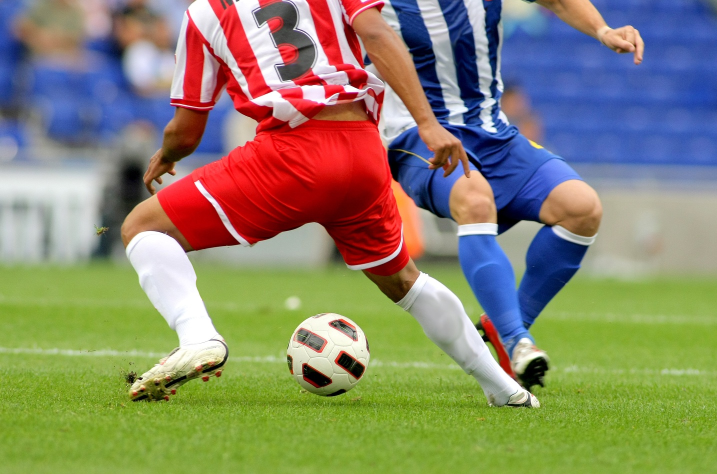
#> input picture sec03/soccer.jpg, 1434 x 948 px (shown at 1/2 size)
$ python '3-7컨볼루션적용가우시안스무딩과엠보싱-ex.py'
#> lines starting #> are read from the running program, lines starting #| are printed output that depends on the picture; after the words box and inside, x2 and y2 are one past the last pixel; in counts of white or black regions, pixels touching at a corner belong together
#연습문제 p116 4번

import cv2 as cv
import numpy as np

img=cv.imread('soccer.jpg')
#> img is the input picture: shape (948, 1434, 3); mean B, G, R 107.2, 133.3, 136.9
img=cv.resize(img, dsize=(0,0), fx=0.4, fy=0.4)
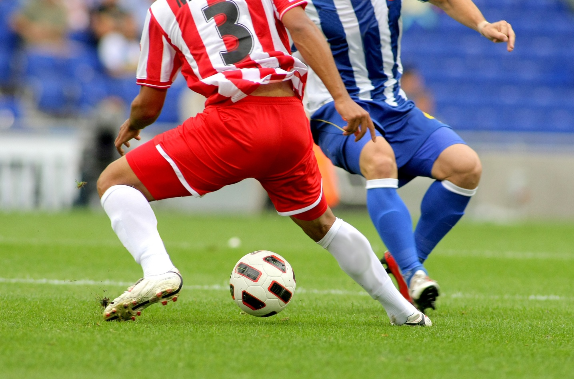
#> img: shape (379, 574, 3); mean B, G, R 107.2, 133.2, 136.8

gray=cv.cvtColor(img, cv.COLOR_BGR2GRAY)
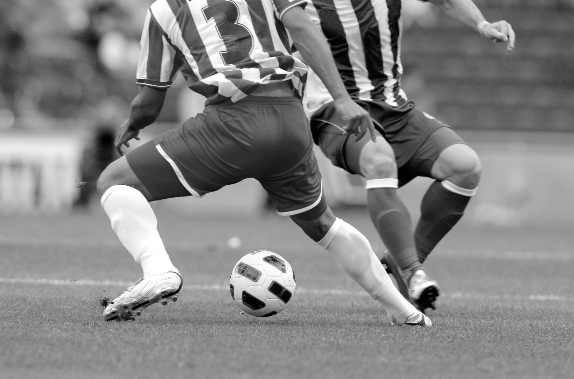
#> gray: shape (379, 574); min 0, max 255, mean 131.3
cv.putText(gray, 'soccer', (10,20), cv.FONT_HERSHEY_SIMPLEX, 0.7, (255,255,255), 2) #cv.putText(img, text, org, fontFace, fontScale, color)
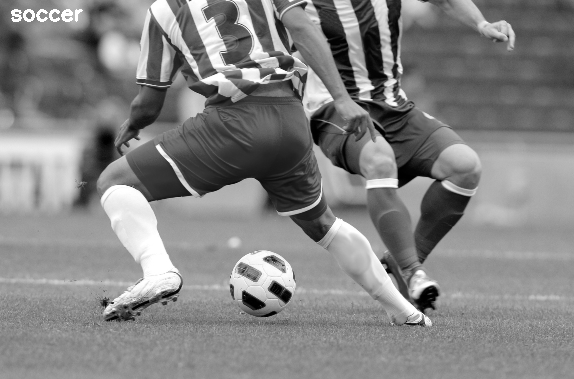
#> gray: shape (379, 574); 0.23% of pixels changed, all inside (x1, y1, x2, y2) = (11, 9, 83, 22)
cv.imshow('Original',gray)

#cv.GaussianBlur(src, ksize, sigmaX) - 영상, 필터의 크기, 표준편차 0.0으로 하면 필터크기를 보고 자동 추정
smooth=np.hstack((cv.GaussianBlur(gray, (5,5),0.0), cv.GaussianBlur(gray, (9,9),0.0), cv.GaussianBlur(gray, (15,15),0.0)))
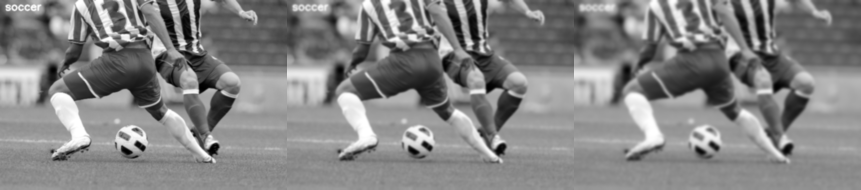
#> smooth: shape (379, 1722) (shown at 1/2 size); min 0, max 255, mean 131.6
cv.imshow('Smooth', smooth)

#엠보싱 필터를 정의
f1=np.array([    [-1.0, -1.0, -1.0],
		    	 [ 0.0, 0.0, 0.0],
			     [ 1.0, 1.0, 1.0]     ])

f2=np.array([    [0.0, -1.0, 0.0],
		    	 [ -1.0, 4.0, -1.0],
			     [ 0.0, -1.0, 0.0]    ])

f3=np.array([    [-1.0, 0.0, 0.0 ],
		    	 [ 0.0, 0.0, 0.0],
			     [ 0.0, 0.0, -1.0]    ])


gray16=np.int16(gray)
#(np.clip(a,p,q) a가 p보다 작으면 p를 q보다 크면 q로 바꾸고 그렇지 않으면 원래값 유지
#np.clip(a+255, 0, 255 )이면 0~255 범위로 변환 - 음수가 나오지 않게 함
ff1=np. uint8(np.clip(cv.filter2D(gray16,-1, f1)+128,0,255))
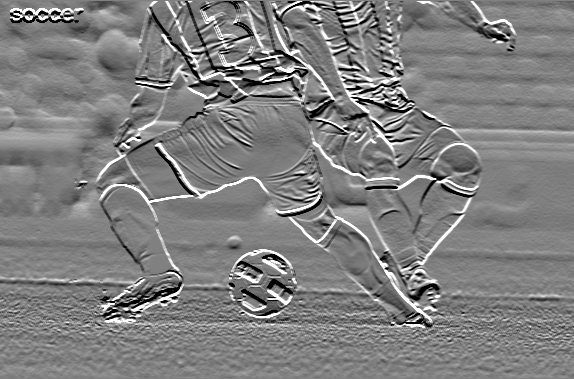
#> ff1: shape (379, 574); min 0, max 255, mean 127.8
ff2=np. uint8(np.clip(cv.filter2D(gray16,-1, f2)+128,0,255))
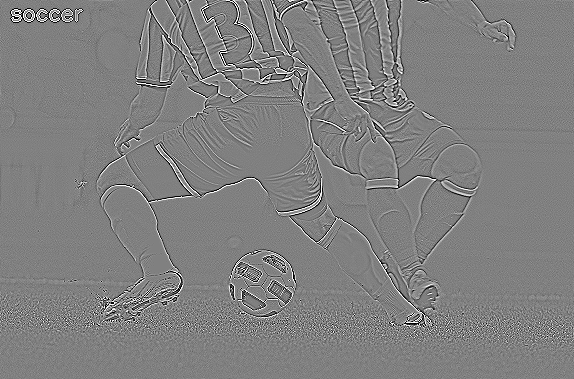
#> ff2: shape (379, 574); min 0, max 255, mean 128
ff3=np. uint8(np.clip(cv.filter2D(gray16,-1, f3)+128,0,255))
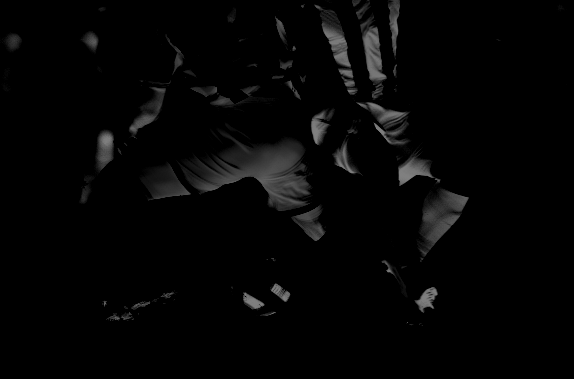
#> ff3: shape (379, 574); min 0, max 128, mean 4.9

cv.imshow('ff1', ff1)
cv.imshow('ff2', ff2)
cv.imshow('ff3', ff3)

cv.waitKey()
cv.destroyAllWindows()

$ run again, with sec03/mistyroad.jpg copied over sec03/soccer.jpg
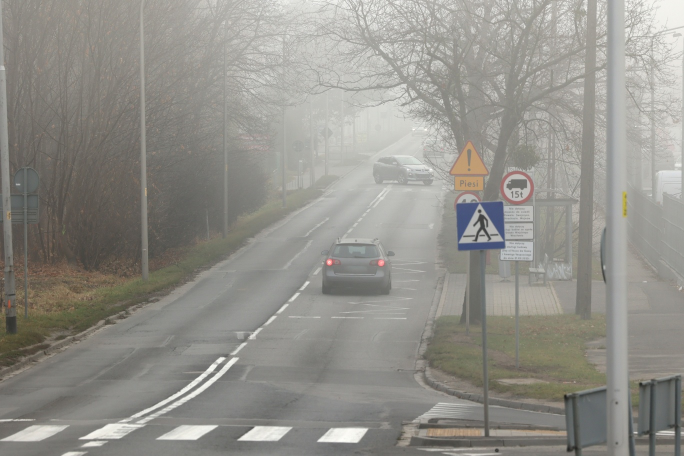
#> input picture sec03/mistyroad.jpg, 1368 x 912 px (shown at 1/2 size)
#> img is the input picture: shape (912, 1368, 3); mean B, G, R 138.8, 145, 146.5
#> img: shape (365, 547, 3)
#> `smooth=np.hstack((cv.GaussianBlur(gray, (5,5),0.0), cv.GaussianBlur(gr..`:
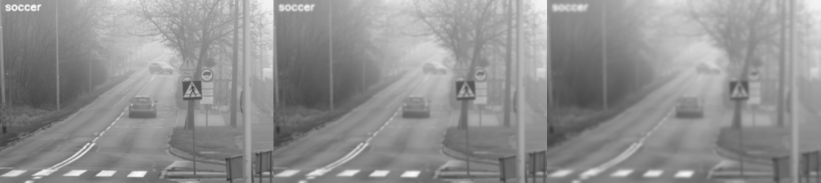
#> smooth: shape (365, 1641) (shown at 1/2 size); min 51, max 253, mean 145
#> `ff2=np. uint8(np.clip(cv.filter2D(gray16,-1, f2)+128,0,255))`:
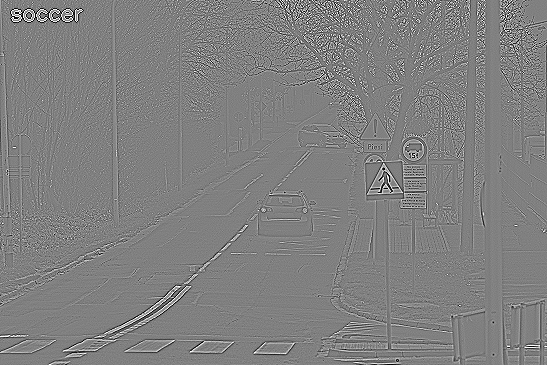
#> ff2: shape (365, 547); min 0, max 255, mean 128
